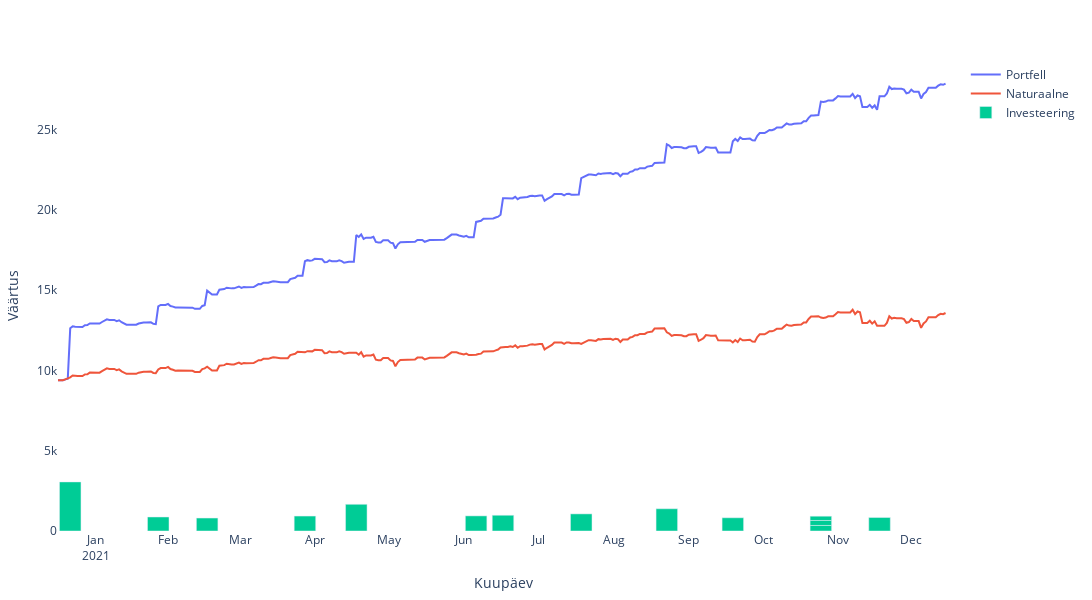

Notebook code cell kept with this figure:
### Code cell
plotdf = plotdf = yearportfoliodf[!, ["Kuupäev"]]
plotdf."KOKKU" = sum.(eachrow(yearportfoliodf[!, names(yearportfoliodf)[1:end-1]]))

df = yearportfoliodf[!, ["Kuupäev"]]
df."KOKKU" = sum.(eachrow(yearportfoliodf[!, names(yearportfoliodf)[1:end-1]]))
yearbuysdf = alltradesdf[(alltradesdf."TEHINGUPÄEV" .>= periodstart) .& (alltradesdf."TEHINGUPÄEV" .<= periodend), ["TEHINGUPÄEV", "KOKKU"]]
for row in eachrow(df)
    row."KOKKU" += yearbuysdf[row."Kuupäev" .>= yearbuysdf."TEHINGUPÄEV", "KOKKU"] |> sum
end

df2 = alltradesdf[(alltradesdf."TEHINGUPÄEV" .>= periodstart) .& (alltradesdf."TEHINGUPÄEV" .<= periodend), ["TEHINGUPÄEV", "KOKKU"]]
df2."KOKKU" = -df2."KOKKU"

layout = Layout(
    xaxis_title="Kuupäev",
    yaxis_title="Väärtus",
    xaxis=attr(dtick="M1", tickformat="%b\n%Y", ticklabelmode="period", range=[periodstart, periodend]),
    plot_bgcolor="white",
    width=1800, height=600,
    barmode="relative"
)
plot(
    [
     scatter(plotdf, x=:Kuupäev, y=:KOKKU, name="Portfell")
     scatter(df, x=:Kuupäev, y=:KOKKU, name="Naturaalne")
     bar(df2, x=:TEHINGUPÄEV, y=:KOKKU, name="Investeering")
    ],
    layout
)

### Figure 1 — Plotly figure (JSON) as saved in the notebook; plotly's stock layout.template omitted (floating-point values rounded to 4 significant figures; data arrays with more than 128 entries replaced by an {"elided": "..."} marker saying what was removed)
{"data": [{"name": "Portfell", "type": "scatter", "x": {"elided": "364 str values"}, "y": {"elided": "364 float values"}}, {"name": "Naturaalne", "type": "scatter", "x": {"elided": "364 str values"}, "y": {"elided": "364 float values"}}, {"name": "Investeering", "type": "bar", "x": ["2021-01-06", "2021-02-11", "2021-03-03", "2021-04-12", "2021-05-03", "2021-06-21", "2021-07-02", "2021-08-03", "2021-09-07", "2021-10-04", "2021-11-09", "2021-11-09", "2021-11-09", "2021-12-03"], "y": [3057, 872.5, 807.8, 931.8, 1664.0, 941.4, 981.4, 1066.0, 1386, 823.2, 346.4, 309.2, 265.8, 839.8]}], "layout": {"barmode": "relative", "height": 600, "margin": {"b": 50, "l": 50, "r": 50, "t": 60}, "plot_bgcolor": "white", "width": 1800, "xaxis": {"dtick": "M1", "range": ["2021-01-01", "2021-12-31"], "tickformat": "%b\n%Y", "ticklabelmode": "period", "title": {"text": "Kuupäev"}, "type": "date"}, "yaxis": {"autorange": true, "range": [0, 29340.0], "title": {"text": "Väärtus"}, "type": "linear"}}}
